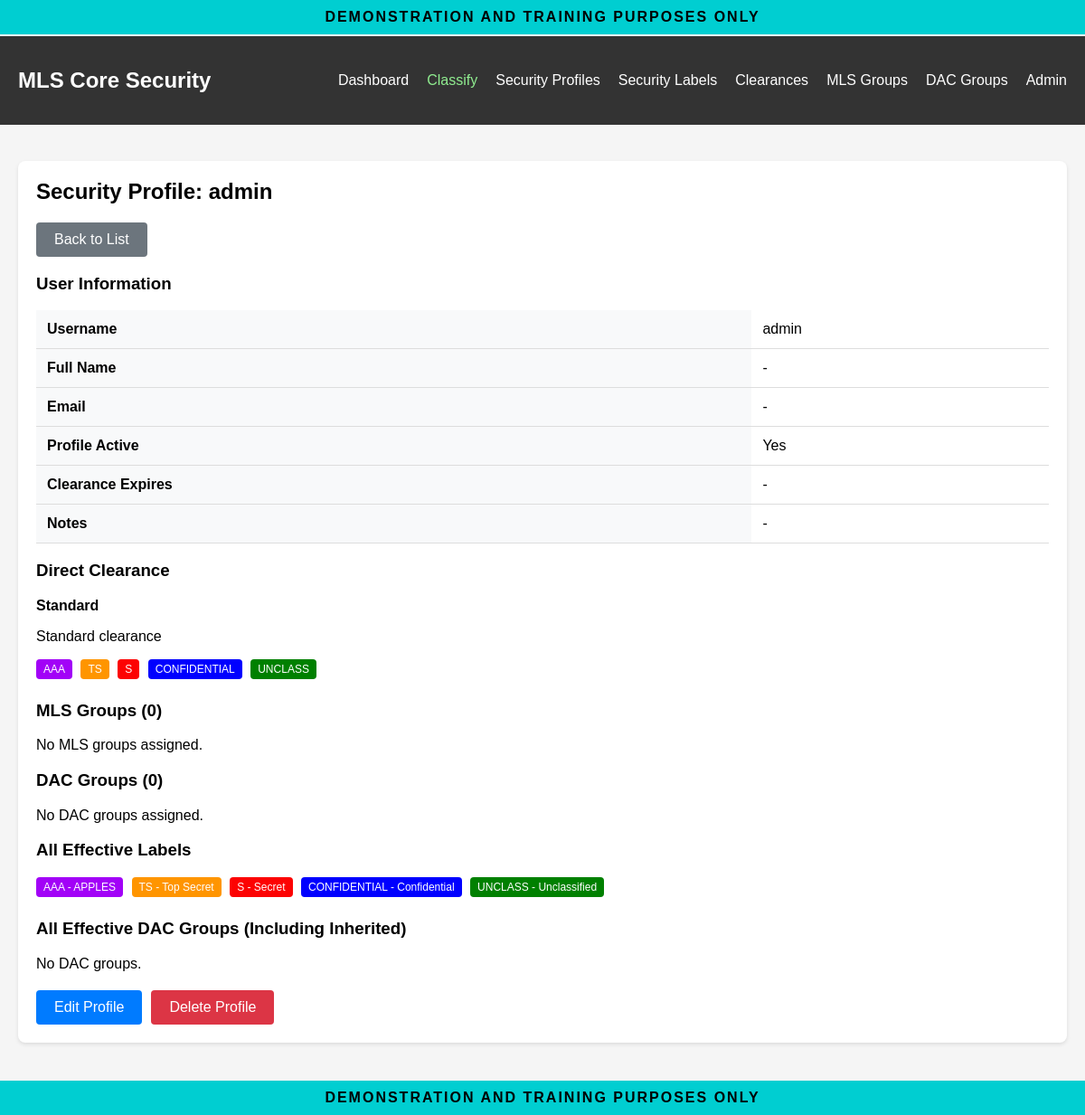
The app's page /mls/profiles/1/ (signed in) with its own data.
### mls_core/models.py (models this page shows, shortened)
class SecurityProfile(models.Model):
    user = models.OneToOneField(
        User,
        on_delete=models.CASCADE,
        related_name='security_profile'
    )
    clearances = models.ForeignKey(
        SecurityClearance,
        on_delete=models.SET_NULL,
        null=True,
        blank=True,
        related_name='profiles',
        help_text="Direct security clearance (combined with group clearances)"
    )
    mls_groups = models.ManyToManyField(
        MLSGroup,
        related_name='members',
        blank=True,
        help_text="MLS groups (user gets ALL labels from ALL groups)"
    )
    dac_groups = models.ManyToManyField(
        DACGroup,
        related_name='members',
        blank=True,
        help_text="DAC groups (OR logic for discretionary access)"
    )
    clearance_expires = models.DateField(
        null=True,
        blank=True,
        help_text="Date when clearance expires (optional)"
    )
    notes = models.TextField(
        blank=True,
        help_text="Internal notes about this security profile"
    )
    is_active = models.BooleanField(
        default=True,
        help_text="Inactive profiles cannot access anything"
    )
    created_at = models.DateTimeField(auto_now_add=True)
    updated_at = models.DateTimeField(auto_now=True)
    class Meta:
        verbose_name = "Security Profile"
        verbose_name_plural = "Security Profiles"
        permissions = [
            ("security_manager", "Security Manager - Can edit profiles and assign labels"),
            ("senior_security_manager", "Senior Security Manager - Can CRUD all security objects"),
        ]
    def get_all_labels(self):
        all_labels = set()
        if self.clearances:
            all_labels.update(self.clearances.securities.all())
        for group in self.mls_groups.filter(is_active=True):
            all_labels.update(group.get_all_labels())
        return SecurityLabel.objects.filter(pk__in=[label.pk for label in all_labels])
    def get_all_dac_groups(self):
        all_groups = set()
        for group in self.dac_groups.filter(is_active=True):
            all_groups.update(group.get_all_groups())
        return DACGroup.objects.filter(pk__in=[g.pk for g in all_groups])

class SecurityClearance(models.Model):
    name = models.CharField(
        max_length=100,
        blank=True,
        help_text="Optional name for this clearance/classification"
    )
    securities = models.ManyToManyField(
        SecurityLabel,
        related_name="clearances",
        blank=True,
        help_text="The set of security labels"
    )
    description = models.TextField(
        blank=True,
        help_text="Description of this clearance level"
    )
    created_at = models.DateTimeField(auto_now_add=True)
    updated_at = models.DateTimeField(auto_now=True)
    class Meta:
        verbose_name = "Security Clearance"
        verbose_name_plural = "Security Clearances"

class SecurityLabel(models.Model):
    class LabelType(models.TextChoices):
        LEVEL = "LVL", "Level"
        CATEGORY = "CAT", "Category"
    short_code = models.CharField(
        max_length=10,
        unique=True,
        help_text="Short code (e.g., 'TS', 'S', 'CRYPTO')"
    )
    name = models.CharField(
        max_length=100,
        help_text="Full name of the label"
    )
    label_type = models.CharField(
        max_length=3,
        choices=LabelType.choices,
        default=LabelType.CATEGORY,
        help_text="Level (hierarchical) or Category (compartment)"
    )
    rank = models.IntegerField(
        default=0,
        help_text="For levels: higher rank = more sensitive. Categories ignore this."
    )
    description = models.TextField(
        blank=True,
        help_text="Description of what this label means"
    )
    color = models.CharField(
        max_length=7,
        default="#808080",
        help_text="Color code for display (hex format)"
    )
    created_at = models.DateTimeField(auto_now_add=True)
    updated_at = models.DateTimeField(auto_now=True)
    class Meta:
        ordering = ['label_type', '-rank', 'name']
        verbose_name = "Security Label"
        verbose_name_plural = "Security Labels"
        permissions = [
            ("manage_labels", "Can manage security labels"),
        ]

### mls_core/views.py (the view)
# urls.py: path('profiles/<int:profile_id>/', views.profile_detail, name='profile_detail'),
@login_required
@permission_required('mls_core.security_manager', raise_exception=True)
def profile_detail(request, profile_id):
    profile = get_object_or_404(
        SecurityProfile.objects.select_related('user', 'clearances').prefetch_related(
            'mls_groups__clearance_template__securities',
            'dac_groups'
        ),
        pk=profile_id
    )
    all_labels = profile.get_all_labels()
    all_dac_groups = profile.get_all_dac_groups()
    context = {
        'profile': profile,
        'all_labels': all_labels,
        'all_dac_groups': all_dac_groups,
    }
    return render(request, 'mls_core/profile_detail.html', context)

### mls_core/templates/mls_core/profile_detail.html (shortened to what this page needs)
{% extends "mls_core/base.html" %}
{% block content %}
<div class="card">
    <h2>Security Profile: {{ profile.user.username }}</h2>
    <p><a href="{% url 'mls_core:profile_list' %}" class="btn btn-secondary">Back to List</a></p>
    <h3>User Information</h3>
    <table>
        <tr>
            <th>Username</th>
            <td>{{ profile.user.username }}</td>
        </tr>
        <tr>
            <th>Full Name</th>
            <td>{{ profile.user.get_full_name|default:"-" }}</td>
        </tr>
        <tr>
            <th>Email</th>
            <td>{{ profile.user.email|default:"-" }}</td>
        </tr>
        <tr>
            <th>Profile Active</th>
            <td>{{ profile.is_active|yesno:"Yes,No" }}</td>
        </tr>
        <tr>
            <th>Clearance Expires</th>
            <td>{{ profile.clearance_expires|default:"-" }}</td>
        </tr>
        <tr>
            <th>Notes</th>
            <td>{{ profile.notes|default:"-" }}</td>
        </tr>
    </table>
    <h3>Direct Clearance</h3>
    {% if profile.clearances %}
        <p><strong>{{ profile.clearances.name }}</strong></p>
        <p>{{ profile.clearances.description|default:"" }}</p>
        <div>
            {% for label in profile.clearances.securities.all %}
                <span class="label-badge" style="background-color: {{ label.color }};">
                    {{ label.short_code }}
                </span>
            {% endfor %}
        </div>
    {% else %}
        <p>No direct clearance assigned.</p>
    {% endif %}
    <h3>MLS Groups ({{ profile.mls_groups.count }})</h3>
    {% if profile.mls_groups.all %}
        <ul>
            {% for group in profile.mls_groups.all %}
                <li>
                    <strong>{{ group.name }}</strong>
                    {% if group.clearance_template %}
                        - {{ group.clearance_template.name }}
                        ({% for label in group.clearance_template.securities.all %}{{ label.short_code }}{% if not forloop.last %}, {% endif %}{% endfor %})
                    {% endif %}
                </li>
            {% endfor %}
        </ul>
    {% else %}
        <p>No MLS groups assigned.</p>
    {% endif %}
    <h3>DAC Groups ({{ profile.dac_groups.count }})</h3>
    {% if profile.dac_groups.all %}
        <ul>
            {% for group in profile.dac_groups.all %}
                <li><strong>{{ group.name }}</strong> - {{ group.description|default:"" }}</li>
            {% endfor %}
        </ul>
    {% else %}
        <p>No DAC groups assigned.</p>
    {% endif %}
    <h3>All Effective Labels</h3>
    <div>
        {% for label in all_labels %}
            <span class="label-badge" style="background-color: {{ label.color }};">
                {{ label.short_code }} - {{ label.name }}
            </span>
        {% empty %}
            <p>No labels.</p>
        {% endfor %}
    </div>
    <h3>All Effective DAC Groups (Including Inherited)</h3>
    <div>
        {% for group in all_dac_groups %}
            <span class="label-badge" style="background-color: #6c757d;">
                {{ group.name }}
            </span>
        {% empty %}
            <p>No DAC groups.</p>
        {% endfor %}
    </div>
    <div style="margin-top: 20px; display: flex; gap: 10px;">
        <a href="{% url 'mls_core:profile_edit' profile.id %}" class="btn">Edit Profile</a>
        <a href="{% url 'mls_core:profile_delete' profile.id %}" class="btn btn-danger">Delete Profile</a>
    </div>
</div>
{% endblock %}

### mls_core/templates/mls_core/base.html (style rules this page uses)
body { font-family: Arial, sans-serif; margin: 0; padding: 0; background-color: #f5f5f5; padding-top: 40px; padding-bottom: 40px; }
.card { background-color: white; padding: 20px; border-radius: 8px; box-shadow: 0 2px 4px rgba(0,0,0,0.1); margin-bottom: 20px; }
.card h2 { margin-top: 0; }
.btn { display: inline-block; padding: 10px 20px; background-color: #007bff; color: white; text-decoration: none; border-radius: 4px; border: none; cursor: pointer; }
.btn-danger { background-color: #dc3545; }
.btn-secondary { background-color: #6c757d; }
table { width: 100%; border-collapse: collapse; }
th, td { padding: 12px; text-align: left; border-bottom: 1px solid #ddd; }
th { background-color: #f8f9fa; font-weight: bold; }
.label-badge { display: inline-block; padding: 4px 8px; border-radius: 4px; margin-right: 5px; margin-bottom: 5px; font-size: 12px; color: white; }

### records on screen
SecurityProfile: user.username "admin", user.get_full_name "-", user.email "-", is_active "Yes", clearance_expires "-", notes "-", clearances.name "Standard", clearances.description "Standard clearance", mls_groups.count "0", dac_groups.count "0"
SecurityLabel: short_code "AAA", name "APPLES"
SecurityLabel: short_code "TS", name "Top Secret"
SecurityLabel: short_code "S", name "Secret"
SecurityLabel: short_code "CONFIDENTIAL", name "Confidential"
SecurityLabel: short_code "UNCLASS", name "Unclassified"
